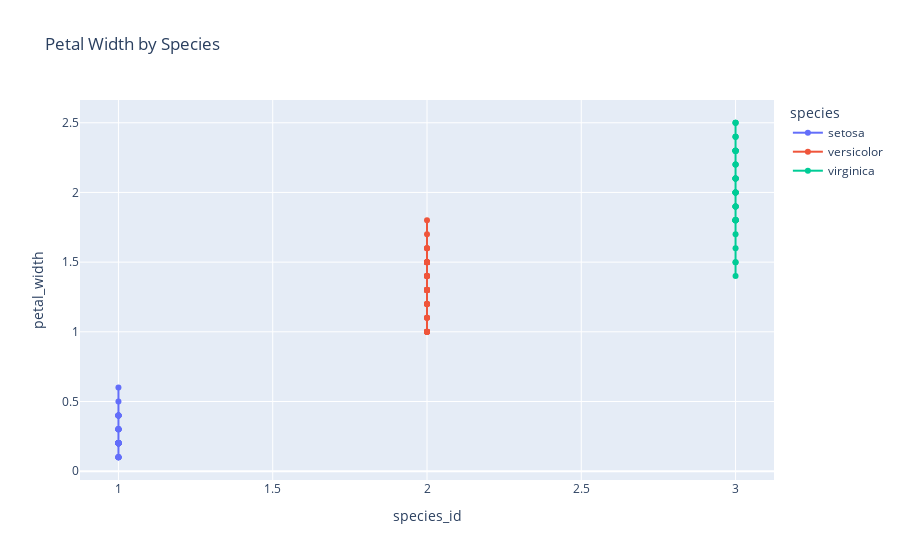

The cell this chart's notebook holds for it:
### Markdown cell above
Create a line plot using Plotly to display the trend of petal widths over the different species (target) in the Iris dataset:

### Code cell
import plotly.express as px

# Load iris dataset
iris = px.data.iris()

# Create line plot
fig = px.line(iris, x="species_id", y="petal_width", color="species", markers=True, title="Petal Width by Species")

# Display the plot
fig.show()

### Figure 1 — Plotly figure (JSON) as saved in the notebook; plotly's stock layout.template omitted (floating-point values rounded to 4 significant figures)
{"data": [{"hovertemplate": "species=setosa<br>species_id=%{x}<br>petal_width=%{y}<extra></extra>", "legendgroup": "setosa", "line": {"color": "#636efa", "dash": "solid"}, "marker": {"symbol": "circle"}, "mode": "markers+lines", "name": "setosa", "orientation": "v", "showlegend": true, "type": "scatter", "x": [1, 1, 1, 1, 1, 1, 1, 1, 1, 1, 1, 1, 1, 1, 1, 1, 1, 1, 1, 1, 1, 1, 1, 1, 1, 1, 1, 1, 1, 1, 1, 1, 1, 1, 1, 1, 1, 1, 1, 1, 1, 1, 1, 1, 1, 1, 1, 1, 1, 1], "xaxis": "x", "y": [0.2, 0.2, 0.2, 0.2, 0.2, 0.4, 0.3, 0.2, 0.2, 0.1, 0.2, 0.2, 0.1, 0.1, 0.2, 0.4, 0.4, 0.3, 0.3, 0.3, 0.2, 0.4, 0.2, 0.5, 0.2, 0.2, 0.4, 0.2, 0.2, 0.2, 0.2, 0.4, 0.1, 0.2, 0.1, 0.2, 0.2, 0.1, 0.2, 0.2, 0.3, 0.3, 0.2, 0.6, 0.4, 0.3, 0.2, 0.2, 0.2, 0.2], "yaxis": "y"}, {"hovertemplate": "species=versicolor<br>species_id=%{x}<br>petal_width=%{y}<extra></extra>", "legendgroup": "versicolor", "line": {"color": "#EF553B", "dash": "solid"}, "marker": {"symbol": "circle"}, "mode": "markers+lines", "name": "versicolor", "orientation": "v", "showlegend": true, "type": "scatter", "x": [2, 2, 2, 2, 2, 2, 2, 2, 2, 2, 2, 2, 2, 2, 2, 2, 2, 2, 2, 2, 2, 2, 2, 2, 2, 2, 2, 2, 2, 2, 2, 2, 2, 2, 2, 2, 2, 2, 2, 2, 2, 2, 2, 2, 2, 2, 2, 2, 2, 2], "xaxis": "x", "y": [1.4, 1.5, 1.5, 1.3, 1.5, 1.3, 1.6, 1, 1.3, 1.4, 1, 1.5, 1, 1.4, 1.3, 1.4, 1.5, 1, 1.5, 1.1, 1.8, 1.3, 1.5, 1.2, 1.3, 1.4, 1.4, 1.7, 1.5, 1, 1.1, 1, 1.2, 1.6, 1.5, 1.6, 1.5, 1.3, 1.3, 1.3, 1.2, 1.4, 1.2, 1, 1.3, 1.2, 1.3, 1.3, 1.1, 1.3], "yaxis": "y"}, {"hovertemplate": "species=virginica<br>species_id=%{x}<br>petal_width=%{y}<extra></extra>", "legendgroup": "virginica", "line": {"color": "#00cc96", "dash": "solid"}, "marker": {"symbol": "circle"}, "mode": "markers+lines", "name": "virginica", "orientation": "v", "showlegend": true, "type": "scatter", "x": [3, 3, 3, 3, 3, 3, 3, 3, 3, 3, 3, 3, 3, 3, 3, 3, 3, 3, 3, 3, 3, 3, 3, 3, 3, 3, 3, 3, 3, 3, 3, 3, 3, 3, 3, 3, 3, 3, 3, 3, 3, 3, 3, 3, 3, 3, 3, 3, 3, 3], "xaxis": "x", "y": [2.5, 1.9, 2.1, 1.8, 2.2, 2.1, 1.7, 1.8, 1.8, 2.5, 2, 1.9, 2.1, 2, 2.4, 2.3, 1.8, 2.2, 2.3, 1.5, 2.3, 2, 2, 1.8, 2.1, 1.8, 1.8, 1.8, 2.1, 1.6, 1.9, 2, 2.2, 1.5, 1.4, 2.3, 2.4, 1.8, 1.8, 2.1, 2.4, 2.3, 1.9, 2.3, 2.5, 2.3, 1.9, 2, 2.3, 1.8], "yaxis": "y"}], "layout": {"legend": {"title": {"text": "species"}, "tracegroupgap": 0}, "title": {"text": "Petal Width by Species"}, "xaxis": {"anchor": "y", "domain": [0, 1], "title": {"text": "species_id"}}, "yaxis": {"anchor": "x", "domain": [0, 1], "title": {"text": "petal_width"}}}}
